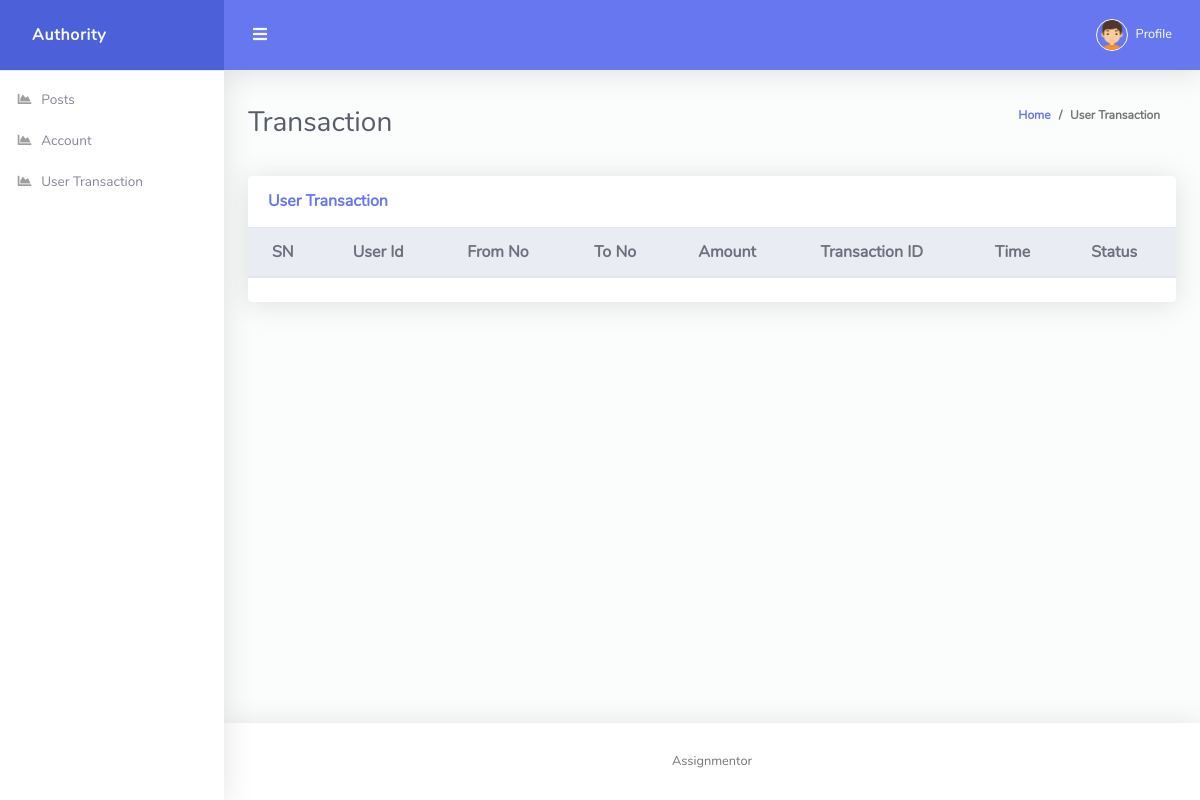
/admin/dashboard.php, run on an earlier commit of the app's database.
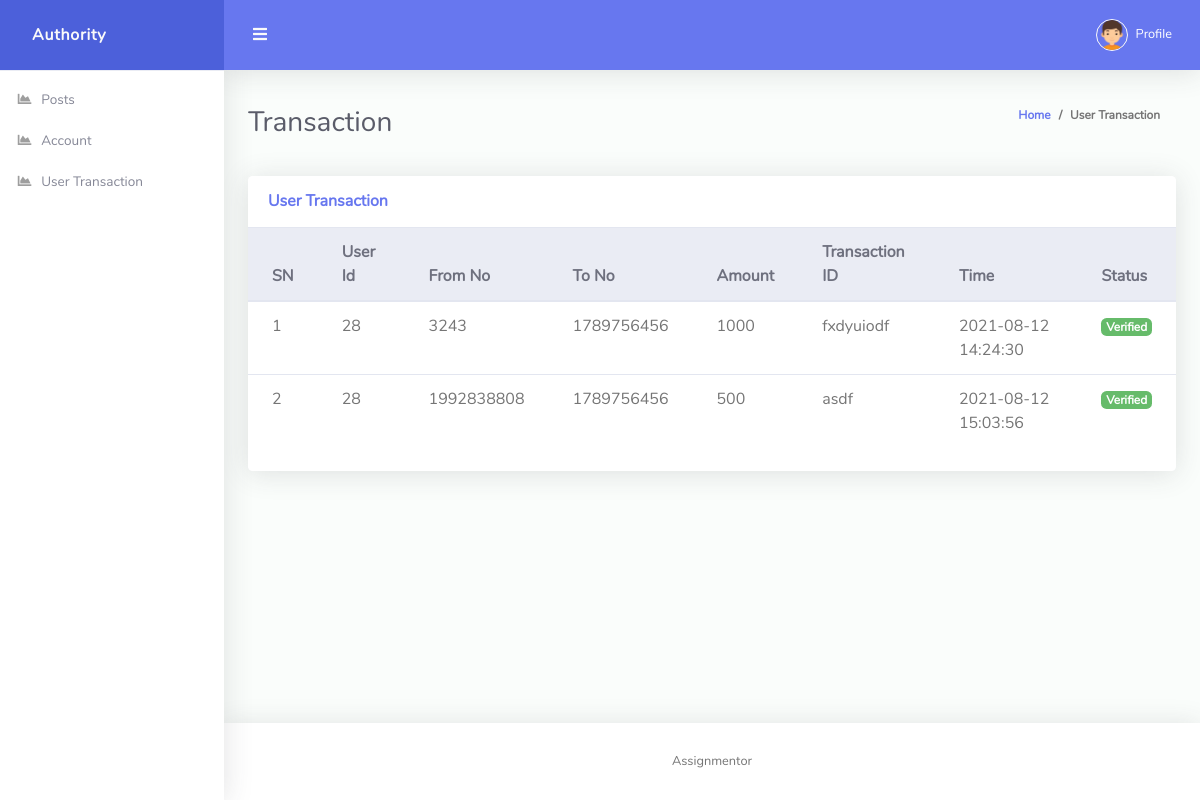
And on a later commit of the database.
### tables this page shows
CREATE TABLE `user_account` (
  `id` int(11) NOT NULL,
  `fromno` int(11) NOT NULL,
  `tono` int(11) NOT NULL,
  `sender` int(11) NOT NULL,
  `trxid` varchar(255) NOT NULL,
  `status` enum('pending','verified','','') NOT NULL DEFAULT 'pending',
  `amount` int(11) DEFAULT NULL,
  `time` timestamp NOT NULL DEFAULT current_timestamp() ON UPDATE current_timestamp()
);

### admin/inc/Functions.php (called while the page is built, shortened)
<?php
class Assignmentor{
    function __construct(){
        include_once("db.php");
		$db = new Database();
		$this->con = $db->connect();
    }
}
?>

### admin/inc/db.php (called while the page is built, shortened)
<?php
class Database
{
	public function connect()
	{
		$this->con = new Mysqli(HOST, USER, PASS, DB);
		if ($this->con) {
			return $this->con;
		}
		return "DATABASE_CONNECTION_FAIL";
	}
}

### admin/dashboard.php (the view, shortened to what this page needs)
<?php
include 'inc/Functions.php';
include 'parts/header.php';
?>
        <div class="container-fluid" id="container-wrapper">
          <div class="d-sm-flex align-items-center justify-content-between mb-4">
            <h1 class="h3 mb-0 text-gray-800">Transaction</h1>
            <ol class="breadcrumb">
              <li class="breadcrumb-item"><a href="./">Home</a></li>
              <li class="breadcrumb-item">User Transaction</li>
            </ol>
          </div>
          <div class="row">
            <div class="col-lg-12 mb-4">
              <div class="card">
                <div class="card-header py-3 d-flex flex-row align-items-center justify-content-between">
                  <h6 class="m-0 font-weight-bold text-primary text-center">User Transaction</h6>
                </div>
                <div class="table-responsive">
                  <table class="table align-items-center table-flush">
                    <thead class="thead-light">
                      <tr>
                        <th>SN</th>
                        <th>User Id</th>
                        <th>From No</th>
                        <th>To No</th>
                        <th>Amount</th>
                        <th>Transaction ID</th>
                        <th>Time</th>
                        <th>Status</th>
                      </tr>
                    </thead>
                    <tbody>
                      <?php
                      $assignmentor = new Assignmentor();
                    $sql = "SELECT * FROM user_account";
                    if($excute = $assignmentor->con->query($sql)){
           $i = 1;
        while($row = $excute->fetch_assoc()){ ?>
        <tr>
        <td><?php echo $i; ?></td>
        <td><?php echo $row['sender']; ?></td>
        <td><?php echo $row['fromno']; ?></td>
        <td><?php echo $row['tono']; ?></td>
        <td><?php echo $row['amount']; ?></td>
        <td><?php echo $row['trxid']; ?></td>
        <td><?php echo $row['time']; ?></td>
        <td>
            <?php
            if($row['status']=="pending"){ ?>
                <div class="flex_column icon_d red">
                    <a href="trans_verification.php?id=<?php echo $row['id']; ?>">
                       <span class="badge badge-danger">Pending</span>
                    </a>
                </div>
           <?php }else{ ?>
            <div class="flex_column icon_d green">
                    <span class="badge badge-success">Verified</span>
                </div>
           <?php }
            ?>
        </td>
        </tr>
       <?php
       $i++;
    }
    }
       ?>
                    </tbody>
                  </table>
                </div>
                <div class="card-footer"></div>
              </div>
            </div>
          </div>
        </div>
    <?php include 'parts/footer.php'; ?>

### admin/parts/header.php (shortened to what this page needs)
<!DOCTYPE html>
<html lang="en">
<head>
  <link href="vendor/fontawesome-free/css/all.min.css" rel="stylesheet" type="text/css">
  <link href="vendor/bootstrap/css/bootstrap.min.css" rel="stylesheet" type="text/css">
  <link href="css/ruang-admin.min.css" rel="stylesheet">
</head>
<body id="page-top">
  <div id="wrapper">
    <ul class="navbar-nav sidebar sidebar-light accordion" id="accordionSidebar">
      <a class="sidebar-brand d-flex align-items-center justify-content-start" href="index.html">
        <div class="sidebar-brand-text mx-3">Authority</div>
      </a>
      <hr class="sidebar-divider my-0">
      <li class="nav-item">
        <a class="nav-link" href="#">
          <i class="fas fa-fw fa-chart-area"></i>
          <span>Posts</span>
        </a>
      </li>
      <li class="nav-item">
        <a class="nav-link" href="#">
          <i class="fas fa-fw fa-chart-area"></i>
          <span>Account</span>
        </a>
       </li>
      <li class="nav-item">
        <a class="nav-link" href="#">
          <i class="fas fa-fw fa-chart-area"></i>
          <span>User Transaction </span>
        </a>
      </li>
    </ul>
    <div id="content-wrapper" class="d-flex flex-column">
      <div id="content">
        <nav class="navbar navbar-expand navbar-light bg-navbar topbar mb-4 static-top">
          <button id="sidebarToggleTop" class="btn btn-link rounded-circle mr-3">
            <i class="fa fa-bars"></i>
          </button>
          <ul class="navbar-nav ml-auto">
            <li class="nav-item dropdown no-arrow">
              <a class="nav-link dropdown-toggle" href="#" id="userDropdown" role="button" data-toggle="dropdown"
                aria-haspopup="true" aria-expanded="false">
                <img class="img-profile rounded-circle" src="img/boy.png" style="max-width: 60px">
                <span class="ml-2 d-none d-lg-inline text-white small">Profile</span>
              </a>
            </li>
          </ul>
        </nav>

### admin/parts/footer.php (shortened to what this page needs)
  </div>
      <footer class="sticky-footer bg-white">
        <div class="container my-auto">
          <div class="copyright text-center my-auto">
            Assignmentor
          </div>
        </div>
      </footer>
    </div>
  </div>
</body>
</html>

What changed in the data, as far as the page shows it:
added user_account: sender "28", fromno "3243", tono "1789756456", amount "1000", trxid "fxdyuiodf", time "2021-08-12 14:24:30", status "Verified"
added user_account: sender "28", fromno "1992838808", tono "1789756456", amount "500", trxid "asdf", time "2021-08-12 15:03:56", status "Verified"
